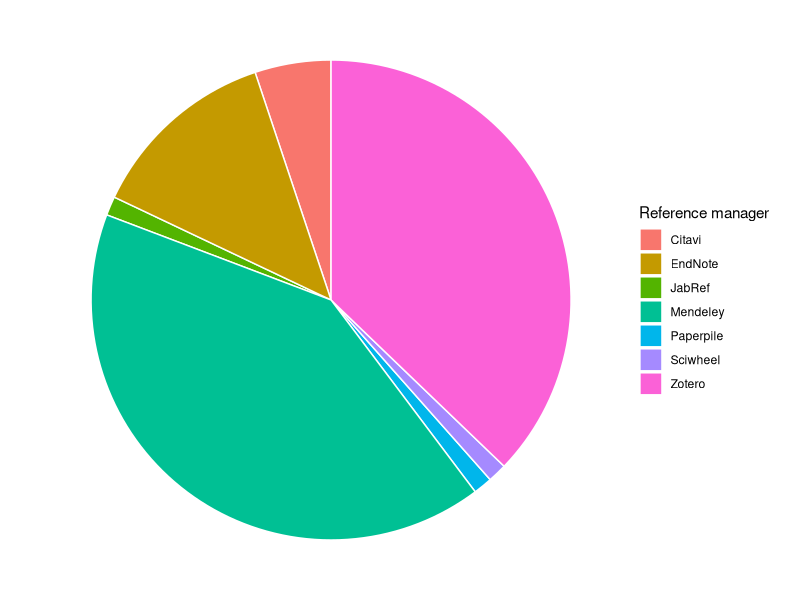

Source code (R):
## ---- chunk 1
df = data.frame(
  `Reference manager` = c('Citavi', 'EndNote',"JabRef",'Mendeley',"Paperpile",'Sciwheel','Zotero'),
  Rate = c(0.052, 0.130, 0.013, 0.416, 0.013,0.013,0.377)
)
library(ggplot2)
ggplot(df[order(df$Rate),], aes(x="", y=Rate, fill=`Reference.manager`)) +
  geom_bar(stat="identity", 
           width=1,
           color = 'white') +
  coord_polar("y", start=0) + 
  labs(fill = 'Reference manager') + 
  theme_void()
